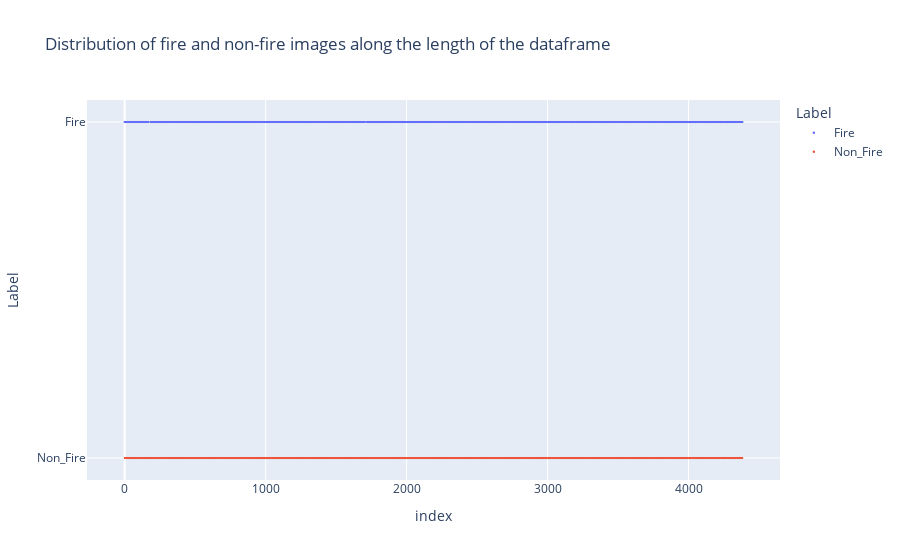

Notebook code cell kept with this figure:
### Code cell
fig = px.scatter(data_frame = df,x=df.index,y='Label',color='Label',title='Distribution of fire and non-fire images along the length of the dataframe')
fig.update_traces(marker_size=2.5)

### Figure 1 — Plotly figure (JSON) as saved in the notebook; plotly's stock layout.template omitted (floating-point values rounded to 4 significant figures; data arrays with more than 128 entries replaced by an {"elided": "..."} marker saying what was removed)
{"data": [{"hovertemplate": "Label=%{y}<br>index=%{x}<extra></extra>", "legendgroup": "Fire", "marker": {"color": "#636efa", "size": 2.5, "symbol": "circle"}, "mode": "markers", "name": "Fire", "showlegend": true, "type": "scattergl", "x": {"elided": "1777 int values"}, "xaxis": "x", "y": {"elided": "1777 str values"}, "yaxis": "y"}, {"hovertemplate": "Label=%{y}<br>index=%{x}<extra></extra>", "legendgroup": "Non_Fire", "marker": {"color": "#EF553B", "size": 2.5, "symbol": "circle"}, "mode": "markers", "name": "Non_Fire", "showlegend": true, "type": "scattergl", "x": {"elided": "2606 int values"}, "xaxis": "x", "y": {"elided": "2606 str values"}, "yaxis": "y"}], "layout": {"legend": {"title": {"text": "Label"}, "tracegroupgap": 0}, "title": {"text": "Distribution of fire and non-fire images along the length of the dataframe"}, "xaxis": {"anchor": "y", "domain": [0, 1], "title": {"text": "index"}}, "yaxis": {"anchor": "x", "categoryarray": ["Non_Fire", "Fire"], "categoryorder": "array", "domain": [0, 1], "title": {"text": "Label"}}}}
